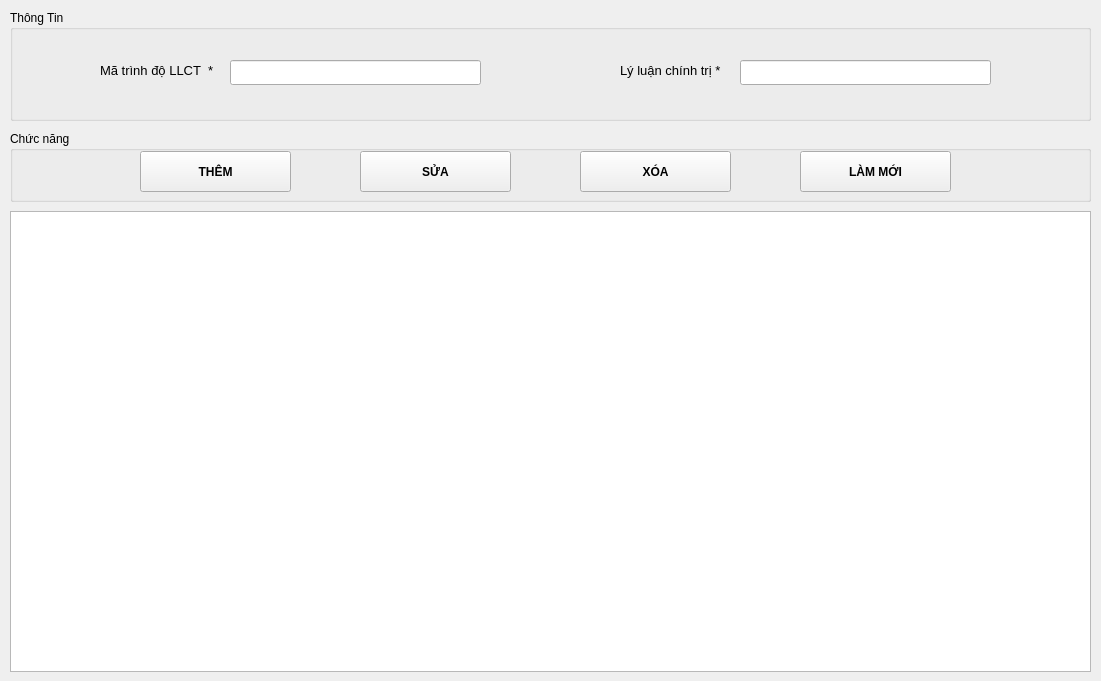
<?xml version="1.0" encoding="UTF-8"?>
<ui version="4.0">
 <class>Form</class>
 <widget class="QWidget" name="Form">
  <property name="geometry">
   <rect>
    <x>0</x>
    <y>0</y>
    <width>1101</width>
    <height>681</height>
   </rect>
  </property>
  <property name="windowTitle">
   <string>Form</string>
  </property>
  <widget class="QGroupBox" name="groupBox">
   <property name="geometry">
    <rect>
     <x>10</x>
     <y>10</y>
     <width>1081</width>
     <height>111</height>
    </rect>
   </property>
   <property name="title">
    <string>Thông Tin</string>
   </property>
   <widget class="QLineEdit" name="txtMaTrinhDo">
    <property name="geometry">
     <rect>
      <x>220</x>
      <y>50</y>
      <width>251</width>
      <height>25</height>
     </rect>
    </property>
   </widget>
   <widget class="QLabel" name="label">
    <property name="geometry">
     <rect>
      <x>90</x>
      <y>50</y>
      <width>161</width>
      <height>21</height>
     </rect>
    </property>
    <property name="font">
     <font>
      <pointsize>10</pointsize>
     </font>
    </property>
    <property name="text">
     <string>Mã trình độ LLCT  *</string>
    </property>
   </widget>
   <widget class="QLabel" name="label_2">
    <property name="geometry">
     <rect>
      <x>610</x>
      <y>50</y>
      <width>101</width>
      <height>21</height>
     </rect>
    </property>
    <property name="font">
     <font>
      <pointsize>10</pointsize>
     </font>
    </property>
    <property name="text">
     <string>Lý luận chính trị *</string>
    </property>
   </widget>
   <widget class="QLineEdit" name="txtLLCT">
    <property name="geometry">
     <rect>
      <x>730</x>
      <y>50</y>
      <width>251</width>
      <height>25</height>
     </rect>
    </property>
   </widget>
  </widget>
  <widget class="QGroupBox" name="groupBox_2">
   <property name="geometry">
    <rect>
     <x>10</x>
     <y>131</y>
     <width>1081</width>
     <height>71</height>
    </rect>
   </property>
   <property name="title">
    <string>Chức năng</string>
   </property>
   <widget class="QPushButton" name="buttonThem">
    <property name="geometry">
     <rect>
      <x>130</x>
      <y>20</y>
      <width>151</width>
      <height>41</height>
     </rect>
    </property>
    <property name="font">
     <font>
      <weight>75</weight>
      <bold>true</bold>
     </font>
    </property>
    <property name="cursor">
     <cursorShape>PointingHandCursor</cursorShape>
    </property>
    <property name="text">
     <string>THÊM</string>
    </property>
   </widget>
   <widget class="QPushButton" name="buttonSua">
    <property name="geometry">
     <rect>
      <x>350</x>
      <y>20</y>
      <width>151</width>
      <height>41</height>
     </rect>
    </property>
    <property name="font">
     <font>
      <weight>75</weight>
      <bold>true</bold>
     </font>
    </property>
    <property name="cursor">
     <cursorShape>PointingHandCursor</cursorShape>
    </property>
    <property name="text">
     <string>SỬA</string>
    </property>
   </widget>
   <widget class="QPushButton" name="buttonXoa">
    <property name="geometry">
     <rect>
      <x>570</x>
      <y>20</y>
      <width>151</width>
      <height>41</height>
     </rect>
    </property>
    <property name="font">
     <font>
      <weight>75</weight>
      <bold>true</bold>
     </font>
    </property>
    <property name="cursor">
     <cursorShape>PointingHandCursor</cursorShape>
    </property>
    <property name="text">
     <string>XÓA</string>
    </property>
   </widget>
   <widget class="QPushButton" name="buttonLamMoi">
    <property name="geometry">
     <rect>
      <x>790</x>
      <y>20</y>
      <width>151</width>
      <height>41</height>
     </rect>
    </property>
    <property name="font">
     <font>
      <weight>75</weight>
      <bold>true</bold>
     </font>
    </property>
    <property name="cursor">
     <cursorShape>PointingHandCursor</cursorShape>
    </property>
    <property name="text">
     <string>LÀM MỚI</string>
    </property>
   </widget>
  </widget>
  <widget class="QTableWidget" name="tableData">
   <property name="enabled">
    <bool>true</bool>
   </property>
   <property name="geometry">
    <rect>
     <x>10</x>
     <y>211</y>
     <width>1081</width>
     <height>461</height>
    </rect>
   </property>
   <property name="midLineWidth">
    <number>1</number>
   </property>
   <property name="editTriggers">
    <set>QAbstractItemView::NoEditTriggers</set>
   </property>
  </widget>
 </widget>
 <resources/>
 <connections/>
</ui>
